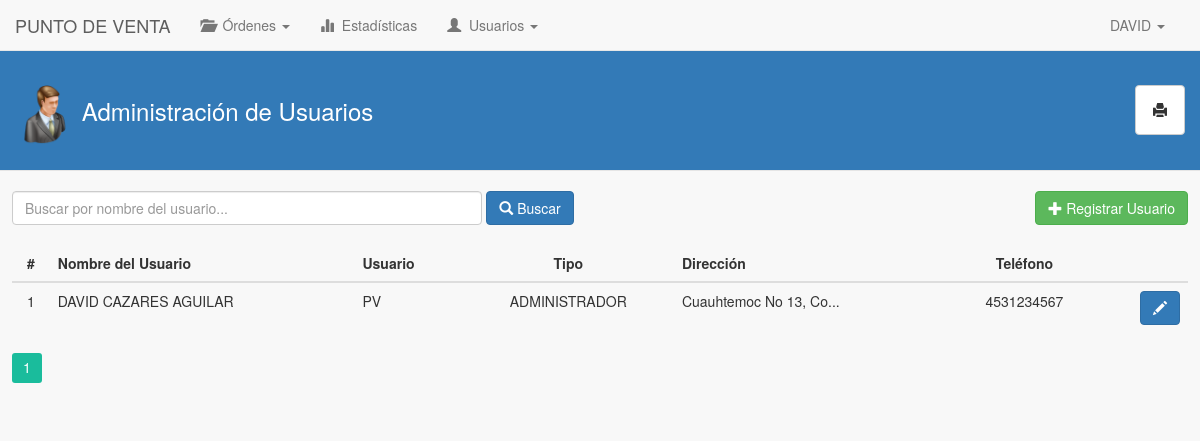
/puntoVenta/usuarios/index.php (signed in), run on the app's committed database.
### tables this page shows
CREATE TABLE IF NOT EXISTS `usuario_punto_venta` (
  `id_usuario_pv` int(11) NOT NULL AUTO_INCREMENT,
  `nombre_usuario_pv` varchar(45) NOT NULL,
  `apellidos_usuario_pv` varchar(45) NOT NULL,
  `telefono_usuario_pv` varchar(45) NOT NULL,
  `direccion_usuario_pv` varchar(45) NOT NULL,
  `id_usuario_fk` int(11) NOT NULL,
  `id_punto_venta_fk` int(11) NOT NULL,
  PRIMARY KEY (`id_usuario_pv`),
  KEY `id_usuario_fk_idx` (`id_usuario_fk`),
  KEY `id_usuario_punto_venta_idx` (`id_punto_venta_fk`)
);

CREATE TABLE IF NOT EXISTS `usuarios` (
  `id_usuario` int(11) NOT NULL AUTO_INCREMENT,
  `nombre_usuario` varchar(100) NOT NULL,
  `contrasena_usuario` varchar(45) NOT NULL,
  `tipo_socio_usuario` int(11) NOT NULL,
  `nivel_autorizacion_usuario` int(11) NOT NULL,
  `fecha_creacion_usuario` date NOT NULL,
  `fecha_modificacion_usuario` date NOT NULL,
  `estado_usuario` int(11) NOT NULL,
  PRIMARY KEY (`id_usuario`),
  UNIQUE KEY `nombre_usuario` (`nombre_usuario`)
);

### puntoVenta/usuarios/index.php (the view, shortened to what this page needs)
<!DOCTYPE html>
<html>
	<head>
		<link rel="stylesheet" type="text/css" href="../../lib/bootstrap-3.3.5/css/bootstrap.min.css">
		<link rel='stylesheet' type='text/css' href='../../lib/pagination/css.css'/>
		<link rel="stylesheet" type="text/css" href="../../css/estilos.css">
	</head>
	<body>
		<?php
			include('../mod/navbar.php');
		?>
		<div class="contenido-general">
			<div class="modal-header">
				<h3 class="titulo-header">
					<h3 class="titulo-contenido">
						<img class="img-header" src="../../img/login.png"> <span id="lbl-titulo">Administración de Usuarios</span>
						<button class="btn btn-default" id="btnReportes" onclick="generacionReportes();" data-toggle="tooltip" title="Generación e impresión de reportes"><i class="glyphicon glyphicon-print"></i> </button>
					</h3>
				</h3>
			</div>
			<br>
			<div class="div-buscar">
				<div class="form-inline">
					<input type="text" class="form-control" name="inputBuscar" id="inputBuscar" placeholder="Buscar por nombre del usuario..." onkeyup="if(event.keyCode == 13) buscarUsuarios();" autofocus>
					<button class="btn btn-primary" id="btnBuscar" onclick="buscarUsuarios();"><i class="glyphicon glyphicon-search"></i> Buscar</button>
					<a href="../nuevoUsuario/" class="btn btn-success" id="btnRegistrarUsuario"><i class="glyphicon glyphicon-plus"></i> Registrar Usuario</a>
				</div>
			</div>
			<div class="contenido-general-2">
				<br>
				<div id="paginacion-resultados">
					<table class="table">
						<thead>
							<tr>
								<th class="centro">#</th>
								<th>Nombre del Usuario</th>
								<th>Usuario</th>
								<th class="centro">Tipo</th>
								<th>Dirección</th>
								<th class="centro">Teléfono</th>
								<th></th>
							</tr>
						</thead>
						<tbody>
							<?php
								$consulta = "SELECT id_usuario_pv FROM usuario_punto_venta WHERE id_usuario_fk = ".$_SESSION['id_usuario'];
			      				$resultado = mysql_query($consulta);
			      				$row = mysql_fetch_array($resultado);
			      				$idPuntoVentaFK = $row['id_usuario_pv'];
								$cont = 1;
								$consulta = "SELECT usus.id_usuario, usudist.id_usuario_pv, usudist.nombre_usuario_pv, usudist.apellidos_usuario_pv, usus.nombre_usuario, usus.nivel_autorizacion_usuario, usudist.direccion_usuario_pv, usudist.telefono_usuario_pv, usus.estado_usuario FROM usuario_punto_venta AS usudist, usuarios AS usus WHERE usudist.id_punto_venta_fk = $idPuntoVentaFK AND usudist.id_usuario_fk = usus.id_usuario ORDER BY usudist.nombre_usuario_pv ASC";
								$resultado = mysql_query($consulta);
								while($row = mysql_fetch_array($resultado)){ ?>
									<tr>
						          		<td class="centro"><?php echo $cont; ?></td>
						          		<td><?php echo $nombreUsuario = $row['nombre_usuario_pv']." ".$row['apellidos_usuario_pv']; ?></td>
						          		<td><?php echo $row['nombre_usuario']; ?></td>
						          		<td class="centro">
						          			<?php
						          				$estado = $row['nivel_autorizacion_usuario'];
						          				switch($estado) {
						          					case '1': echo "ADMINISTRADOR"; break;
						          				}
						          			?>
						          		</td>
						          		<td>
						          			<?php
						          				$direccion = $row['direccion_usuario_pv'];
						          				if(strlen($direccion) > 20){
							      					$direccion = substr($direccion, 0, 20);
													$direccion = $direccion."...";
							      				}
							      				echo $direccion;
						          			?>
						          		</td>
						          		<td class="centro"><?php echo $row['telefono_usuario_pv']; ?></td>
						          		<td class="derecha">
						          			<?php
						          				$idUsuarioFk = $row['id_usuario'];
						          			?>
						          			<button class="btn btn-primary btn-editar" data-toggle="tooltip" data-placement="top" title="Editar usuario" onClick="editarUsuario(<?php echo $row['id_usuario_pv']; ?>, '<?php echo $idUsuarioFk; ?>', '<?php echo $nombreUsuario; ?>')"><i class="glyphicon glyphicon-pencil"></i></button>
							        	</td>
						    	    </tr>
								<?php $cont++;
								}
							?>
						</tbody>
					</table>
					<?php if($cont > 1){ ?>
						<div class="my-navigation" style="margin: 0px auto;">
							<div class="simple-pagination-page-numbers"></div>
							<br><br><br>
						</div>
					<?php } else{ ?>
						<div class="alert alert-info" role="alert" style="text-align: center;">
							<strong>Sin resultados...</strong> No hay usuarios registrados.
						</div>
					<?php } ?>
				</div>
			</div>
		</div>
	</body>
</html>

### puntoVenta/mod/navbar.php (shortened to what this page needs)
<?php
	$consulta = "SELECT nombre_usuario_pv FROM usuario_punto_venta WHERE id_usuario_fk = ".$_SESSION['id_usuario'];
	$resultado = mysql_query($consulta);
	$row = mysql_fetch_array($resultado);
	$nombreUsuario = $row['nombre_usuario_pv'];
?>
<nav class="navbar navbar-default navbar-fixed-top" role="navigation">
	<div class="container-fluid">
		<div class="navbar-header">
			<a href="../" class="navbar-brand">PUNTO DE VENTA</a>
		</div>
	  	<div class="collapse navbar-collapse" id="navbar-collapse-01">
	  		<ul class="nav navbar-nav">
				<li class="dropdown">
					<a href="#" class="dropdown-toggle" data-toggle="dropdown" role="button" aria-expanded="false"><span class="glyphicon glyphicon-folder-open"></span> &nbsp;Órdenes <span class="caret"></span></a>
				</li>
				<li><a href="../estadisticas/"><span class="glyphicon glyphicon-stats"></span> &nbsp;Estadísticas</a></li>
				<?php
					if($_SESSION['nivel_socio'] == 1){ ?>
						<li class="dropdown">
	  						<a href="#" class="dropdown-toggle" data-toggle="dropdown" role="button" aria-expanded="false"><span class="glyphicon glyphicon-user"></span> &nbsp;Usuarios <span class="caret"></span></a>
						</li>
					<?php }
				?>
	    	</ul>
	    	<ul class="nav navbar-nav navbar-right">
		        <li class="dropdown">
		          	<a href="#" class="dropdown-toggle" data-toggle="dropdown" role="button" aria-expanded="false"><span class="fui-user"></span> &nbsp;<?php echo $nombreUsuario; ?> <span class="caret"></span></a>
		        </li>
		    </ul>
	  	</div>
	</div>
</nav>

### css/estilos.css (style rules this page uses)
body { background-color: #F8F8F8; }
h3.titulo-header { color: #ffffff; }
h3.titulo-contenido { color: #ffffff; }
.modal-header { background-color: #337ab7; }
.img-header { width: 60px; }
.centro { text-align: center; }
.derecha { text-align: right; }
.navbar-right { margin-right: 5px; }
.contenido-general { background-color: #F8F8F8; margin: 0px auto; margin-top: 50px; width: 100%; }
.contenido-general-2 { margin: 0px auto; width: 98%; }
.div-buscar { margin: 0px auto; width: 98%; }
a { color: #337ab7; }
#btnReportes { float: right; width: 50px; height: 50px; }
#btnAvanzada, #btnAgregarProducto, #btnAgregarCamion, #btnRegistrarUsuario { float: right; }
#inputBuscar { width: 40%; }

### data on the page
usuario_punto_venta: nombre_usuario_pv "DAVID", nombre_usuario_pv+apellidos_usuario_pv "DAVID CAZARES AGUILAR", id_usuario_fk.nombre_usuario "PV", direccion "Cuauhtemoc No 13, Co...", telefono_usuario_pv "4531234567"
